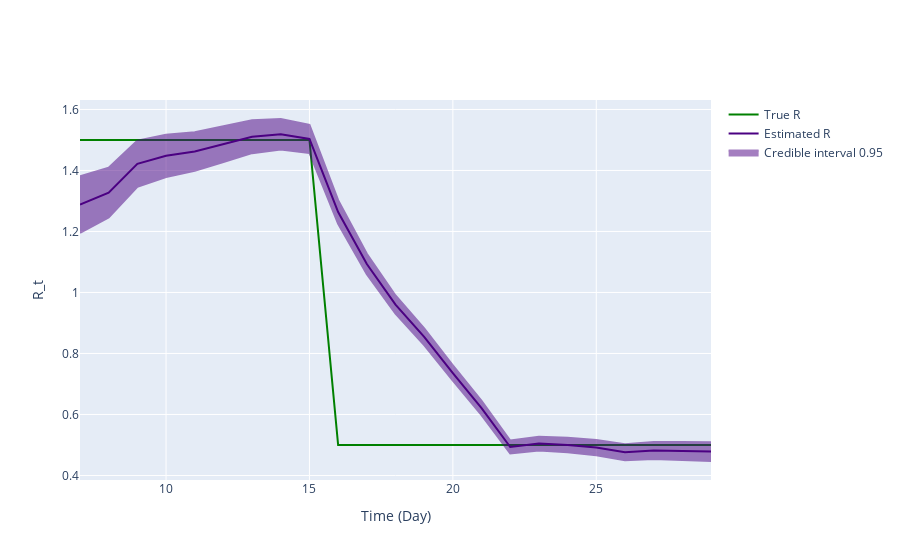

The notebook cell saved with this chart:
### Code cell
fig = ReproductionNumberPlot()

fig.add_ground_truth_rt(ground_truth)
fig.add_interval_rt(interval2)

fig.update_labels(time_label='Time (Day)', r_label='R_t')

fig.show_figure()

### Figure 1 — Plotly figure (JSON) as saved in the notebook; plotly's stock layout.template omitted (floating-point values rounded to 4 significant figures)
{"data": [{"line": {"color": "green"}, "mode": "lines", "name": "True R", "type": "scatter", "x": [7, 8, 9, 10, 11, 12, 13, 14, 15, 16, 17, 18, 19, 20, 21, 22, 23, 24, 25, 26, 27, 28, 29], "y": [1.5, 1.5, 1.5, 1.5, 1.5, 1.5, 1.5, 1.5, 1.5, 0.5, 0.5, 0.5, 0.5, 0.5, 0.5, 0.5, 0.5, 0.5, 0.5, 0.5, 0.5, 0.5, 0.5]}, {"line": {"color": "indigo"}, "mode": "lines", "name": "Estimated R", "type": "scatter", "x": [7, 8, 9, 10, 11, 12, 13, 14, 15, 16, 17, 18, 19, 20, 21, 22, 23, 24, 25, 26, 27, 28, 29], "y": [1.288, 1.327, 1.422, 1.448, 1.462, 1.486, 1.511, 1.519, 1.503, 1.264, 1.093, 0.9602, 0.8547, 0.736, 0.6209, 0.4932, 0.5045, 0.4998, 0.4915, 0.4764, 0.4816, 0.4805, 0.4784]}, {"fill": "toself", "fillcolor": "indigo", "line": {"color": "indigo"}, "mode": "lines", "name": "Credible interval 0.95", "opacity": 0.5, "type": "scatter", "x": [7, 8, 9, 10, 11, 12, 13, 14, 15, 16, 17, 18, 19, 20, 21, 22, 23, 24, 25, 26, 27, 28, 29, 29, 28, 27, 26, 25, 24, 23, 22, 21, 20, 19, 18, 17, 16, 15, 14, 13, 12, 11, 10, 9, 8, 7], "y": [1.381, 1.409, 1.497, 1.517, 1.526, 1.544, 1.565, 1.569, 1.549, 1.303, 1.127, 0.9902, 0.8822, 0.7613, 0.6443, 0.5145, 0.5269, 0.5236, 0.5167, 0.5026, 0.5095, 0.5099, 0.5093, 0.4475, 0.451, 0.4537, 0.4501, 0.4664, 0.4761, 0.4821, 0.472, 0.5976, 0.7107, 0.8272, 0.9303, 1.06, 1.225, 1.458, 1.469, 1.457, 1.427, 1.399, 1.379, 1.346, 1.246, 1.196]}], "layout": {"hovermode": "x unified", "xaxis": {"title": {"text": "Time (Day)"}}, "yaxis": {"title": {"text": "R_t"}}}}
